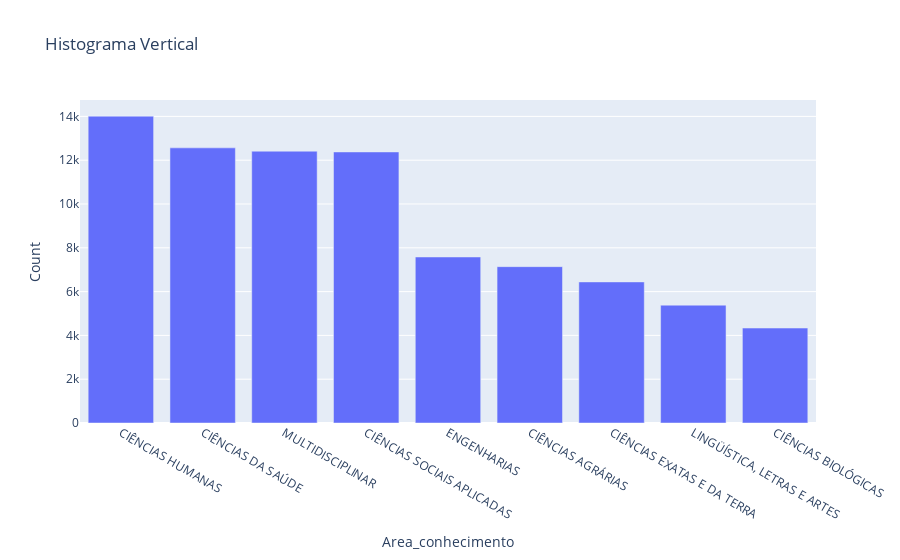

Notebook code for this chart:
### Code cell
fig = px.bar(df_grouped_areas_con.sort_values(by='Count', ascending=False), x='Area_conhecimento', y='Count', title='Histograma Vertical')
fig.update_layout(yaxis_title='Count', xaxis_title='Area_conhecimento')
fig.show()

### Figure 1 — Plotly figure (JSON) as saved in the notebook; plotly's stock layout.template omitted (floating-point values rounded to 4 significant figures)
{"data": [{"alignmentgroup": "True", "hovertemplate": "Area_conhecimento=%{x}<br>Count=%{y}<extra></extra>", "legendgroup": "", "marker": {"color": "#636efa", "pattern": {"shape": ""}}, "name": "", "offsetgroup": "", "orientation": "v", "showlegend": false, "textposition": "auto", "type": "bar", "x": ["CIÊNCIAS HUMANAS", "CIÊNCIAS DA SAÚDE", "MULTIDISCIPLINAR", "CIÊNCIAS SOCIAIS APLICADAS", "ENGENHARIAS", "CIÊNCIAS AGRÁRIAS", "CIÊNCIAS EXATAS E DA TERRA", "LINGÜÍSTICA, LETRAS E ARTES", "CIÊNCIAS BIOLÓGICAS"], "xaxis": "x", "y": [14011, 12563, 12411, 12377, 7580, 7139, 6442, 5380, 4335], "yaxis": "y"}], "layout": {"barmode": "relative", "legend": {"tracegroupgap": 0}, "title": {"text": "Histograma Vertical"}, "xaxis": {"anchor": "y", "domain": [0, 1], "title": {"text": "Area_conhecimento"}}, "yaxis": {"anchor": "x", "domain": [0, 1], "title": {"text": "Count"}}}}
